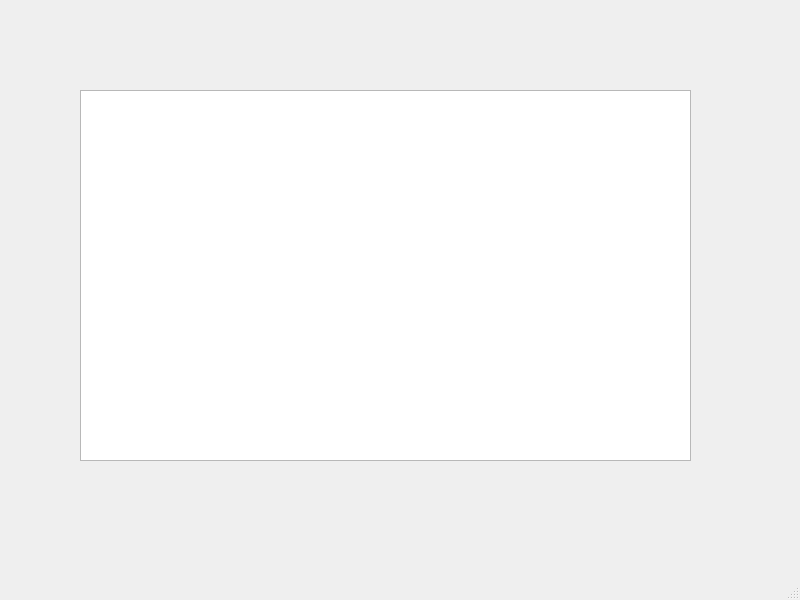
<?xml version="1.0" encoding="UTF-8"?>
<ui version="4.0">
 <class>MainWindow</class>
 <widget class="QMainWindow" name="MainWindow">
  <property name="geometry">
   <rect>
    <x>0</x>
    <y>0</y>
    <width>800</width>
    <height>600</height>
   </rect>
  </property>
  <property name="windowTitle">
   <string>MainWindow</string>
  </property>
  <widget class="QWidget" name="centralwidget">
   <widget class="QTableWidget" name="tableWidget">
    <property name="geometry">
     <rect>
      <x>80</x>
      <y>90</y>
      <width>611</width>
      <height>371</height>
     </rect>
    </property>
   </widget>
  </widget>
  <widget class="QMenuBar" name="menubar">
   <property name="geometry">
    <rect>
     <x>0</x>
     <y>0</y>
     <width>800</width>
     <height>21</height>
    </rect>
   </property>
  </widget>
  <widget class="QStatusBar" name="statusbar"/>
 </widget>
 <resources/>
 <connections/>
</ui>
